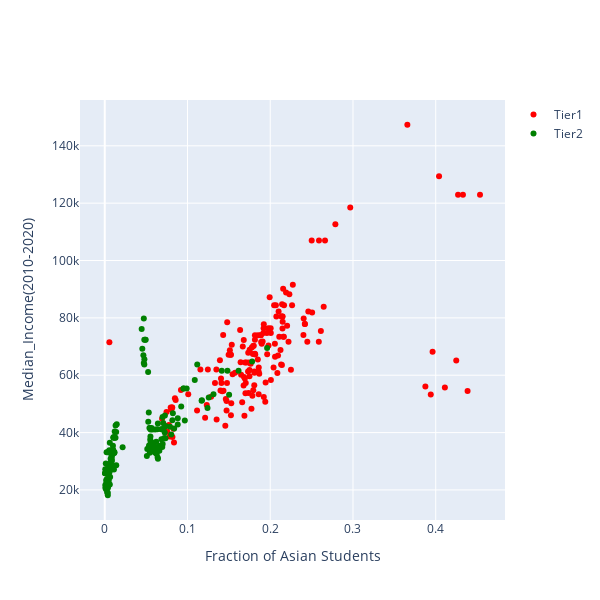

The notebook cell this image was saved under:
### Code cell
fig = go.Figure()
fig.add_trace(go.Scatter(
    x=asianByWhiteTier1,
    y=tier1Institutes['MD_EARN_WNE_P6'].loc[2010:2020],
    marker_color="red",
    mode="markers",
    name="Tier1"
))

fig.add_trace(go.Scatter(
    x=asianByWhiteTier2,
    y=tier2Institutes['MD_EARN_WNE_P6'].loc[2010:2020],
    marker_color="green",
    mode="markers",
    name="Tier2"
))
fig.update_layout(
    yaxis=dict(title="Median_Income(2010-2020)"),
    xaxis=dict(title="Fraction of Asian Students"),
)
fig.layout.update(dict(width=600, height=600))
fig.show()

### Figure 1 — Plotly figure (JSON) as saved in the notebook; plotly's stock layout.template omitted (floating-point values rounded to 4 significant figures; data arrays with more than 128 entries replaced by an {"elided": "..."} marker saying what was removed)
{"data": [{"marker": {"color": "red"}, "mode": "markers", "name": "Tier1", "type": "scatter", "x": {"elided": "165 float values"}, "y": {"elided": "165 float values"}}, {"marker": {"color": "green"}, "mode": "markers", "name": "Tier2", "type": "scatter", "x": {"elided": "165 float values"}, "y": {"elided": "165 float values"}}], "layout": {"height": 600, "width": 600, "xaxis": {"title": {"text": "Fraction of Asian Students"}}, "yaxis": {"title": {"text": "Median_Income(2010-2020)"}}}}
